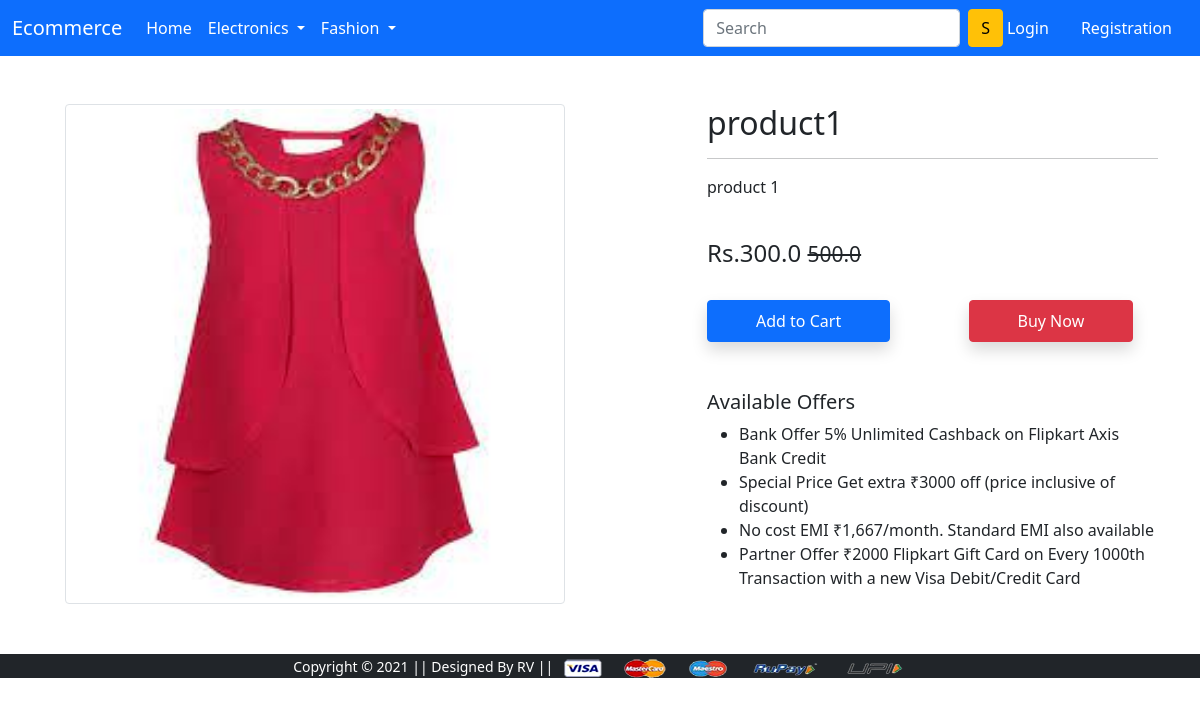
/product-detail/2/, run on the app's committed database.
### core/models.py (models this page shows, shortened)
class Product(models.Model):
    title = models.CharField(max_length=100)
    selling_price = models.FloatField()
    discounted_price = models.FloatField()
    description = models.TextField()
    brand = models.CharField(max_length=100)
    category = models.CharField(choices=CATEGORY_CHOICES, max_length=5)
    product_image = models.ImageField(upload_to='productImage')

### core/views.py (the view)
# urls.py: path('product-detail/<int:id>/', views.ProductDetail.as_view(), name='product-detail'),
class ProductDetail(DetailView):
    model = Product
    template_name = 'core/productdetail.html'
    slug_field = 'id'
    slug_url_kwarg = 'id'
    def get_context_data(self,*args, **kwargs):
        context = super(ProductDetail,self).get_context_data(**kwargs)
        if self.request.user.is_authenticated:
            user = self.request.user
            element = Cart.objects.filter(user= user, product= context['product']).exists()
            context['element'] = element
        context['next'] = self.request.path
        return context

### core/auth.py (called while the page is built)
def Cart_count(get_response):
    def middleware(request):
        if not request.session.get('user'):
            pass
        else:
            cart_count = Cart.objects.filter(user = request.user).count()
            request.session['cart_count'] = cart_count
        response = get_response(request)
        return response
    return middleware

### templates/core/productdetail.html (shortened to what this page needs)
{% extends 'core/base.html' %}
{% load static %}
{% block main-content %}
<div class="container my-5">
    <div class="row">
        <div class="col-sm-6 text-center">
            <img src="{{ object.product_image.url }}" width="500px" height="500px" alt="" class="img-fluid img-thumbnail">
        </div>
        <div class="col-sm-5 offset-sm-1">
            <h2>{{object.title}}</h2>
            <hr>
            <p>{{object.description}}</p> <br>
            <h4> Rs.{{object.discounted_price}} <small class="fw-light text-decoration-line-through">{{object.selling_price}}</small>
            </h4> <br>
            <div class="row">
                <div class="col-6" id="cart">
                    <form action="{% url 'cart-view' %}" method="post">
                        {% if element %}
                        <button type="button" class="btn btn-primary shadow px-5 py-2"><a class="text-white" href="{% url 'cart-view' %}"  style="text-decoration: none;" >Go to Cart</a></button>
                        {% else %}
                            <button type="submit" class="btn btn-primary shadow px-5 py-2">Add to Cart</button>
                        {% endif %}
                    </form>
                </div>
                <div class="col-6" id="buy">
                    <form method="GET" action="{% url 'checkout' %}">
                        <button type="submit"  class="btn btn-danger shadow px-5 py-2 ms-4">Buy Now</button>
                    </form>
                </div>
            </div>
            <h5 class="mt-5">Available Offers</h5>
            <ul>
                <li>Bank Offer 5% Unlimited Cashback on Flipkart Axis Bank Credit</li>
                <li>Special Price Get extra ₹3000 off (price inclusive of discount)</li>
                <li>No cost EMI ₹1,667/month. Standard EMI also available</li>
                <li>Partner Offer ₹2000 Flipkart Gift Card on Every 1000th Transaction with a new Visa Debit/Credit
                    Card
                </li>
            </ul>
        </div>
    </div>
</div>
{% endblock main-content %}

### static/core/css/style.css (style rules this page uses)
body { min-height: 800px; margin-bottom:5px; clear: both; }

### data on the page
Product: product_image (picture), title "product1", description "product 1", discounted_price "300.0", selling_price "500.0"
